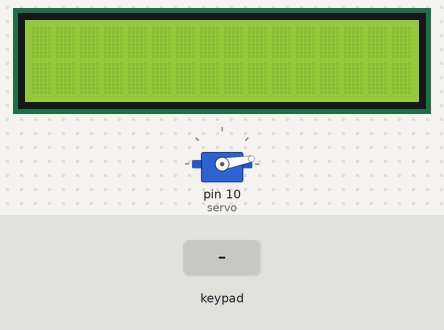
A sketch run on a simulated Arduino Uno, built with avr-gcc and run on an emulated ATmega328P. On the bench: 16×2 character LCD, servo. The inputs (shaded band) are chosen by the test bench. What the sketch prints to the serial monitor is not drawn.

Above: at 1.2 s.
1.3 s: keypad keys 1 2 3 4 pressed 0.4 s apart
At 3.1 s:
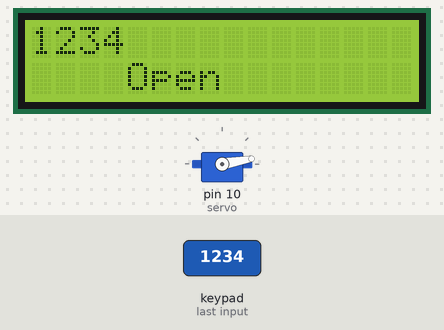
At 5.9 s:
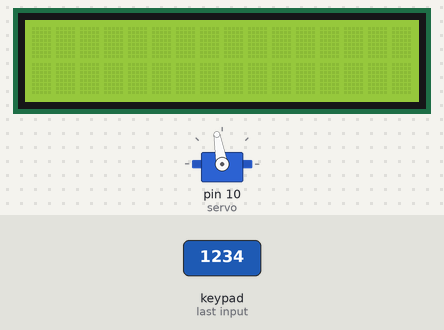
Timing chart, 0 to 16.0 s (numbered marks = the images above; inputs shaded):
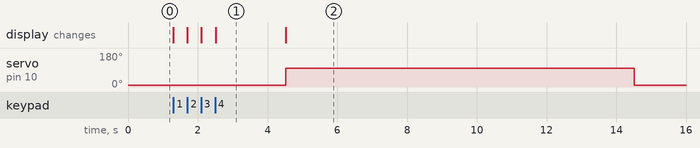

Measured:
- after the input at 1.3 s, servo on pin 10 (servo): 10° → 100° after 3.2 s, → 10° 10.0 s later; the display: first changes at once (image 1 shows a later state)
- what the display in image 1 shows lasts 2.0 s, from 2.5 s to 4.5 s

The sketch:

door_lock.ino
```cpp
#include <Servo.h>

#include <LiquidCrystal_I2C.h>

#include <Keypad.h>

const byte ROWS = 4;

const byte COLS = 4;

char hexaKeys[ROWS][COLS] = {
  {'1', '2', '3', 'A'},
  {'4', '5', '6', 'B'},
  {'7', '8', '9', 'C'},
  {'*', '0', '#', 'D'}
};
int password=1234;
int attempt=0;
int counter=3;
byte rowPins[ROWS] = {9, 8, 7, 6};
byte colPins[COLS] = {5, 4, 3, 2};

Keypad customKeypad = Keypad(makeKeymap(hexaKeys), rowPins, colPins, ROWS, COLS);

LiquidCrystal_I2C lcd(0x27,16,2);
int cursorColumn = 0;
Servo servo;
int angle=10;
void setup(){
  Serial.begin(9600);
  lcd.backlight();
  lcd.init();
  servo.attach(10);
  servo.write(angle);
}

void loop(){
  char customKey = customKeypad.getKey();
 if (customKey) {
    lcd.setCursor(cursorColumn, 0);
    lcd.print(customKey);

    cursorColumn++;
    if(cursorColumn == 16) {
      lcd.clear();
      cursorColumn = 0;
    }
  }

  if (customKey){
    Serial.println(customKey);
    customKey-=48;
  attempt+=customKey*pow(10,counter);
    Serial.println(attempt);
    counter-=1;
    if(counter <0 ){
      counter=3;
      if(attempt == password){
        lcd.setCursor(cursorColumn, 1);
        lcd.print("Open");
        Serial.println("Open");
        attempt=1;
        delay(2000);
        lcd.clear();
        cursorColumn = 0;
        servo.write(100);
        delay(10000);
        servo.write(10);
      }
      else{
      Serial.println("Wrong");
        lcd.setCursor(cursorColumn, 1);
        lcd.print("Wrong");
        attempt=1;
        delay(2000);
        lcd.clear();
        cursorColumn = 0;

      }
    }
  }
}
```
